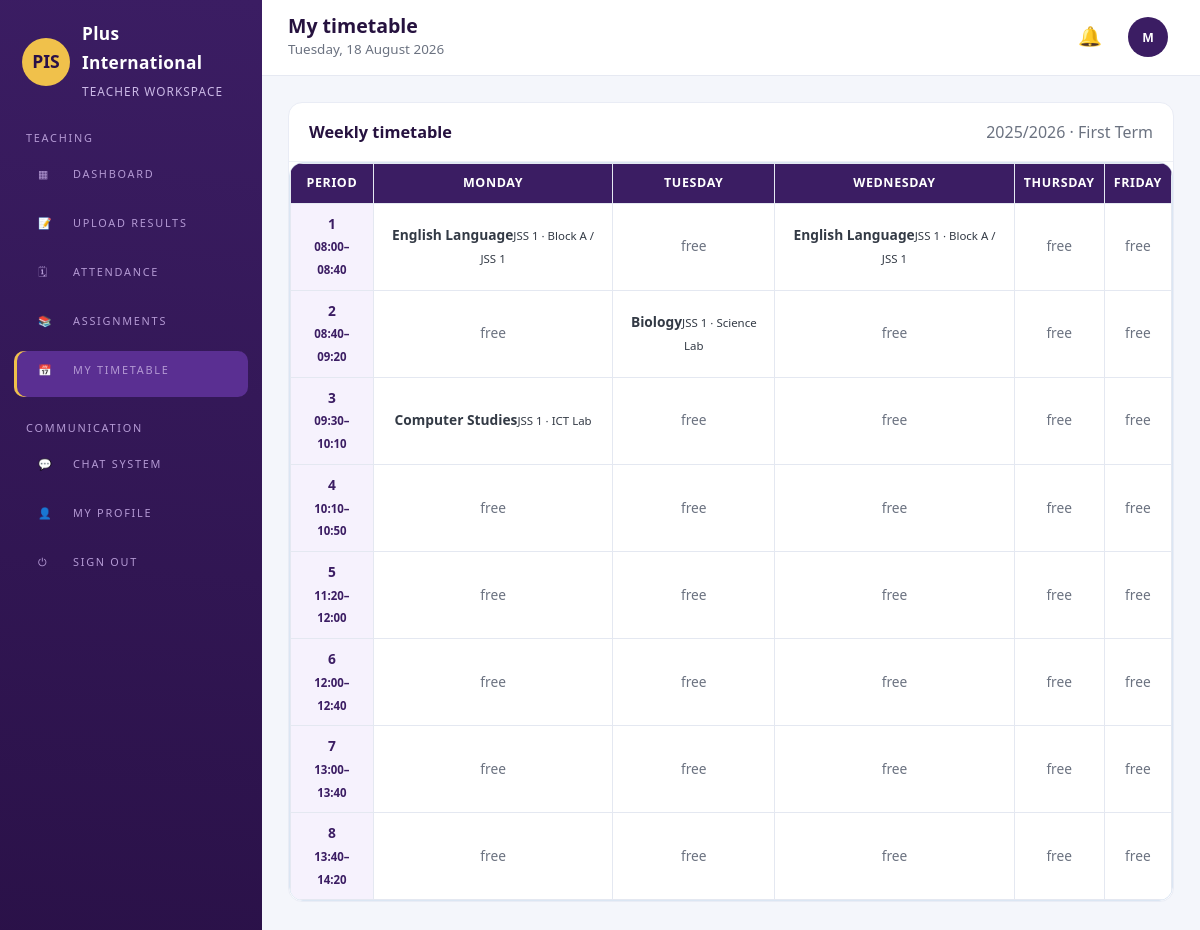
The page /teacher/profile/timetable.php (signed in) on the database its author committed.
### tables this page shows
CREATE TABLE IF NOT EXISTS academic_sessions (
    id         INT AUTO_INCREMENT PRIMARY KEY,
    name       VARCHAR(20) NOT NULL UNIQUE,    
    term       ENUM('First','Second','Third') NOT NULL,
    is_current TINYINT(1) NOT NULL DEFAULT 0,
    starts_on  DATE DEFAULT NULL,
    ends_on    DATE DEFAULT NULL
);

CREATE TABLE IF NOT EXISTS timetable_slots (
    id            INT AUTO_INCREMENT PRIMARY KEY,
    class_id      INT NOT NULL,
    subject_id    INT NOT NULL,
    teacher_id    INT DEFAULT NULL,
    day_of_week   ENUM('Monday','Tuesday','Wednesday','Thursday','Friday') NOT NULL,
    period        INT NOT NULL,
    starts_at     TIME NOT NULL,
    ends_at       TIME NOT NULL,
    room          VARCHAR(60) DEFAULT NULL,
    session_name  VARCHAR(20) NOT NULL,
    term          ENUM('First','Second','Third') NOT NULL,
    UNIQUE KEY uniq_slot (class_id, day_of_week, period, session_name, term),
    FOREIGN KEY (class_id)   REFERENCES school_classes(id) ON DELETE CASCADE,
    FOREIGN KEY (subject_id) REFERENCES subjects(id) ON DELETE CASCADE,
    FOREIGN KEY (teacher_id) REFERENCES users(id) ON DELETE SET NULL
);

CREATE TABLE IF NOT EXISTS subjects (
    id      INT AUTO_INCREMENT PRIMARY KEY,
    name    VARCHAR(80) NOT NULL UNIQUE,
    code    VARCHAR(20) DEFAULT NULL,
    section ENUM('nursery','primary','secondary','all') NOT NULL DEFAULT 'all'
);

CREATE TABLE IF NOT EXISTS school_classes (
    id          INT AUTO_INCREMENT PRIMARY KEY,
    name        VARCHAR(60) NOT NULL UNIQUE,
    section     ENUM('nursery','primary','secondary') NOT NULL,
    level_order INT NOT NULL DEFAULT 0
);

### backend/includes/Database.php (called while the page is built, shortened)
<?php
final class Database
{
    private static ?PDO $pdo = null;
    public static function pdo(): PDO
    {
        if (self::$pdo === null) {
            $dsn = sprintf('mysql:host=%s;port=%s;dbname=%s;charset=utf8mb4', DB_HOST, DB_PORT, DB_NAME);
            self::$pdo = new PDO($dsn, DB_USER, DB_PASS, [
                PDO::ATTR_ERRMODE            => PDO::ERRMODE_EXCEPTION,
                PDO::ATTR_DEFAULT_FETCH_MODE => PDO::FETCH_ASSOC,
                PDO::ATTR_EMULATE_PREPARES   => false,
            ]);
        }
        return self::$pdo;
    }
    public static function run(string $sql, array $params = []): PDOStatement
    {
        $stmt = self::pdo()->prepare($sql);
        $stmt->execute($params);
        return $stmt;
    }
    public static function all(string $sql, array $params = []): array
    {
        return self::run($sql, $params)->fetchAll();
    }
    public static function one(string $sql, array $params = []): ?array
    {
        $row = self::run($sql, $params)->fetch();
        return $row === false ? null : $row;
    }
}

### backend/includes/Helpers.php (called while the page is built, shortened)
<?php
function e($value): string
{
    return htmlspecialchars((string) $value, ENT_QUOTES, 'UTF-8');
}
function current_session_name(): string
{
    $row = Database::one('SELECT name FROM academic_sessions WHERE is_current = 1 LIMIT 1');
    return $row['name'] ?? (date('Y') . '/' . (date('Y') + 1));
}
function current_term(): string
{
    $row = Database::one('SELECT term FROM academic_sessions WHERE is_current = 1 LIMIT 1');
    return $row['term'] ?? 'First';
}

### backend/includes/Auth.php (called while the page is built, shortened)
<?php
final class Auth
{
    public static function user(): ?array
    {
        return $_SESSION['user'] ?? null;
    }
    public static function check(): bool
    {
        return isset($_SESSION['user']);
    }
    public static function role(): string
    {
        return $_SESSION['user']['role'] ?? '';
    }
    public static function is(string ...$roles): bool
    {
        return in_array(self::role(), $roles, true);
    }
    public static function requireLogin(): array
    {
        return self::user();
    }
    public static function requireRole(string ...$roles): array
    {
        $user = self::requireLogin();
        return $user;
    }
}

### backend/includes/TimetableManager.php (called while the page is built, shortened)
<?php
final class TimetableManager
{
    public static function forTeacher(int $teacherId, string $session, string $term): array
    {
        return Database::all(
            'SELECT t.*, s.name AS subject_name, c.name AS class_name
             FROM timetable_slots t
             JOIN subjects s ON s.id = t.subject_id
             JOIN school_classes c ON c.id = t.class_id
             WHERE t.teacher_id = ? AND t.session_name = ? AND t.term = ?
             ORDER BY FIELD(t.day_of_week,"Monday","Tuesday","Wednesday","Thursday","Friday"), t.period',
            [$teacherId, $session, $term]
        );
    }
}

### teacher/profile/timetable.php (the view, shortened to what this page needs)
<?php
$user = Auth::requireRole('teacher');
$sessionName = current_session_name();
$term = current_term();
$slots = TimetableManager::forTeacher((int) $user['id'], $sessionName, $term);
$grid = [];
foreach ($slots as $slot) {
    $grid[$slot['day_of_week']][(int) $slot['period']] = $slot;
}
require_once dirname(__DIR__, 2) . '/backend/includes/layout/dash-header.php';
?>
<div class="panel">
    <div class="panel-head"><h2>Weekly timetable</h2><span class="muted"><?= e($sessionName) ?> · <?= e($term) ?> Term</span></div>
    <div class="table-wrap">
        <table class="timetable">
            <thead><tr><th>Period</th><?php foreach (TimetableManager::DAYS as $day): ?><th><?= e($day) ?></th><?php endforeach; ?></tr></thead>
            <tbody>
            <?php foreach (TimetableManager::PERIODS as $period => $time): ?>
                <tr>
                    <th><?= (int) $period ?><br><small><?= e($time['starts_at']) ?>–<?= e($time['ends_at']) ?></small></th>
                    <?php foreach (TimetableManager::DAYS as $day): $slot = $grid[$day][$period] ?? null; ?>
                        <td class="slot <?= $slot ? 'filled' : '' ?>">
                            <?php if ($slot): ?>
                                <strong><?= e($slot['subject_name']) ?></strong><small><?= e($slot['class_name']) ?><?= $slot['room'] ? ' · ' . e($slot['room']) : '' ?></small>
                            <?php else: ?><span class="muted">free</span><?php endif; ?>
                        </td>
                    <?php endforeach; ?>
                </tr>
            <?php endforeach; ?>
            </tbody>
        </table>
    </div>
</div>
<?php require dirname(__DIR__, 2) . '/backend/includes/layout/dash-footer.php'; ?>

### assets/css/style.css (style rules this page uses)
:root { --blue: #1565c0; --blue-dark: #0d47a1; --blue-light: #e8f2fc; --gold: #d4a017; --gold-soft: #f0c14b; --navy: #0b1f3a; --text: #333a45; --muted: #6b7280; --white: #ffffff; --line: #dbe6f3; --radius: 14px; --shadow: 0 10px 30px rgba(13, 71, 161, 0.10); --shadow-lg: 0 18px 45px rgba(11, 31, 58, 0.18); --max: 1180px; }
* { box-sizing: border-box; }
html { scroll-behavior: smooth; }
body { margin: 0; font-family: "Segoe UI", "Helvetica Neue", Arial, sans-serif; color: var(--text); background: var(--white); line-height: 1.65; }
h1, h2, h3, h4 { color: var(--navy); line-height: 1.25; margin: 0 0 .6rem; }
h2 { font-size: 2rem; }
.table-wrap { overflow-x: auto; border-radius: var(--radius); border: 1px solid var(--line); background: #fff; }
.muted { color: var(--muted); }

### assets/css/dashboard.css (style rules this page uses)
.dash-body { background: #f4f6fb; min-height: 100vh; }
.panel { background: #fff; border: 1px solid #e9ecf5; border-radius: 14px; margin-bottom: 24px; overflow: hidden; }
.panel-head { padding: 16px 20px; border-bottom: 1px solid #eef0f6; display: flex; justify-content: space-between; align-items: center; gap: 12px; flex-wrap: wrap; }
.panel-head h2, .panel-head h3 { margin: 0; font-size: 1.02rem; }
.timetable { width: 100%; border-collapse: collapse; font-size: .86rem; }
.timetable th, .timetable td { border: 1px solid #e4e8f1; padding: 9px; text-align: center; vertical-align: middle; }
.timetable thead th { background: var(--sidebar, #3b1d63); color: #fff; font-size: .78rem; text-transform: uppercase; letter-spacing: .05em; }
.timetable tbody th { background: #f6f2fd; color: #3b1d63; }

### assets/css/purple-theme.css (style rules this page uses)
.dash-body { --sidebar: #3b1d63; --sidebar-active: #5a2f92; --purple: #6d28d9; --purple-soft: #f3eefc; --accent: #f0c14b; }
.dash-body h1, .dash-body h2, .dash-body h3 { color: #26123f; }

### rows shown on the page
academic_sessions: name "2025/2026", term "First"
timetable_slots: subject.name "English Language", class.name "JSS 1", room "Block A / JSS 1"
timetable_slots: subject.name "English Language", class.name "JSS 1", room "Block A / JSS 1"
timetable_slots: subject.name "Biology", class.name "JSS 1", room "Science Lab"
timetable_slots: subject.name "Computer Studies", class.name "JSS 1", room "ICT Lab"

### other values the page prints
$user['role'] "TEACHER"
$icon "▦ 📝 🗓 📚 📅 💬 👤"
$label "DASHBOARD UPLOAD RESULTS ATTENDANCE ASSIGNMENTS MY TIMETABLE CHAT SYSTEM MY PROFILE"
$pageTitle "My timetable"
substr($user['full_name'], 0, 1) "M"
$day "MONDAY"
$day "TUESDAY"
$day "WEDNESDAY"
$day "THURSDAY"
$day "FRIDAY"
$period "1"
$time['starts_at'] "08:00"
$time['ends_at'] "08:40"
$period "2"
$time['starts_at'] "08:40"
